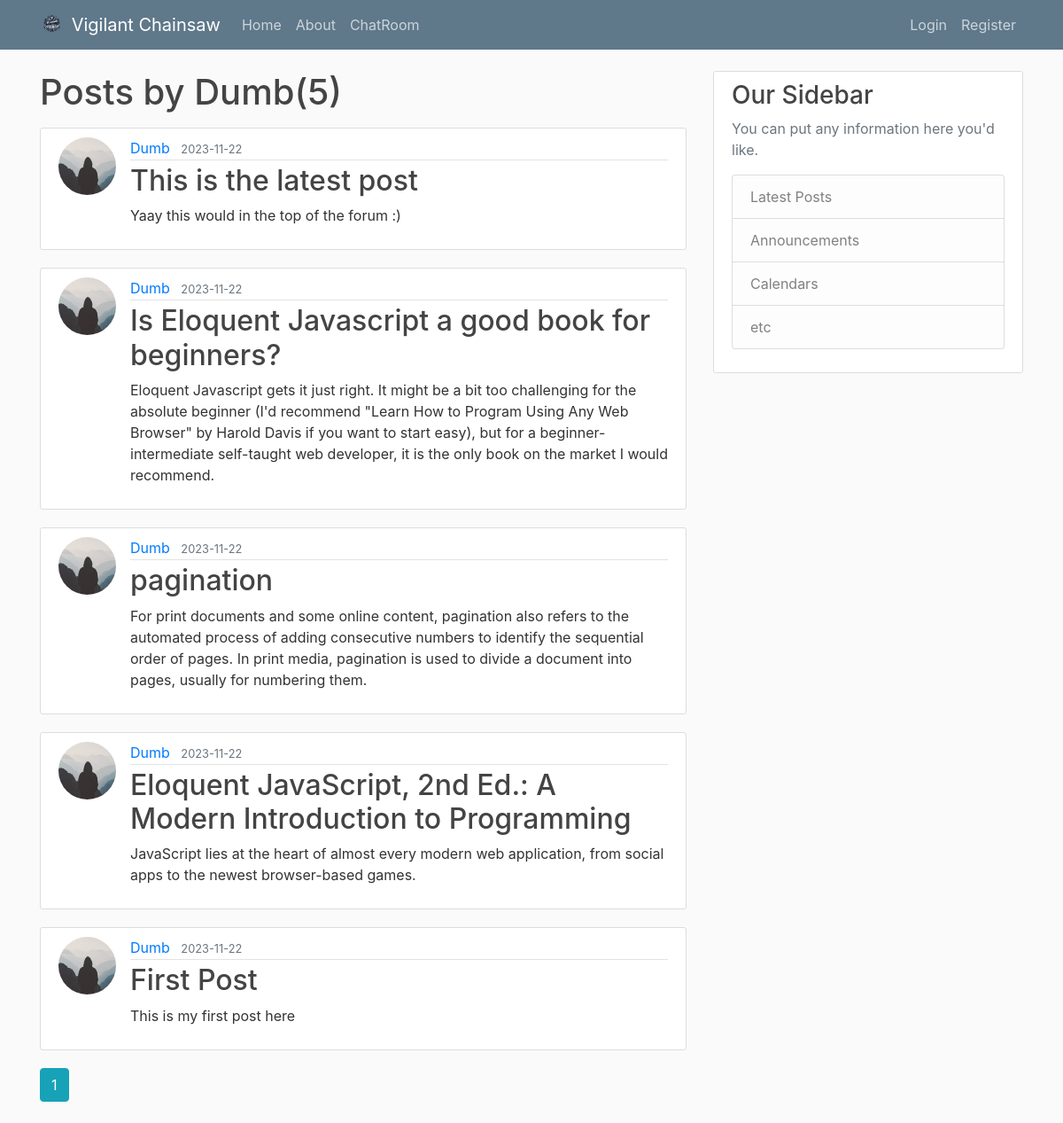
Screenshot of /user/Dumb with the database file from the repository.
### flaskblog/models.py (models this page shows, shortened)
class User(db.Model, UserMixin):
    id = db.Column(db.Integer, primary_key=True)
    username = db.Column(db.String(20), unique=True, nullable=False)
    email = db.Column(db.String(120), unique=True, nullable=False)
    image_file = db.Column(db.String(20), nullable=False, default='default.jpg')
    password = db.Column(db.String(60), nullable=False)
    posts = db.relationship('Post', backref='author', lazy=True)

class Post(db.Model):
    id = db.Column(db.Integer, primary_key=True)
    title = db.Column(db.String(100), nullable=False)
    date_posted = db.Column(db.DateTime, nullable=False, default=datetime.utcnow)
    content = db.Column(db.Text, nullable=False)
    user_id = db.Column(db.Integer, db.ForeignKey('user.id'), nullable=False)

### flaskblog/users/routes.py (the view)
@users.route("/user/<string:username>")
def user_post(username):
    page=request.args.get('page',1,type=int)
    user=User.query.filter_by(username=username).first_or_404()
    posts=Post.query.filter_by(author=user)\
        .order_by(Post.date_posted.desc())\
        .paginate(page=page,per_page=5)
    return render_template('user_post.html',posts=posts,user=user)

### flaskblog/templates/user_post.html
{% extends "layout.html" %}
{% block content %}
    <h1 class="mb-3">Posts by {{user.username}}({{posts.total}})</h1>
    {% for post in posts.items %}
        <article class="media content-section">
          <img class="rounded-circle article-img" src="{{url_for('static',filename='profile-pics/'+post.author.image_file)}}">
          <div class="media-body">
            <div class="article-metadata">
              <a class="mr-2" href="{{url_for('user_post',username=post.author.username)}}">{{ post.author.username }}</a>
              <small class="text-muted">{{ post.date_posted.strftime('%Y-%m-%d') }}</small>
            </div>
            <h2><a class="article-title" href="{{url_for('post',post_id=post.id)}}">{{ post.title }}</a></h2>
            <p class="article-content">{{ post.content }}</p>
          </div>
        </article>
    {% endfor %}
    {% for page_num in posts.iter_pages(left_edge=1,left_current=1,right_current=2) %}
      {%if page_num%}
        {%if posts.page==page_num%}
          <a class='btn btn-info mb-4' href="{{url_for('user_post',username=user.username,page=page_num)}}">{{page_num}}</a>
        {%else%}
          <a class='btn btn-outline-info mb-4' href="{{url_for('user_post',username=user.username,page=page_num)}}">{{page_num}}</a>
        {%endif%}
      {%else%}
      ...
      {%endif%}
    {%endfor%}
{% endblock content %}

### flaskblog/templates/layout.html (shortened to what this page needs)
<!DOCTYPE html>
<html>
<head>
    <link rel="stylesheet" href="https://maxcdn.bootstrapcdn.com/bootstrap/4.0.0/css/bootstrap.min.css">
    <link rel="stylesheet" type="text/css" href="{{ url_for('static', filename='main.css') }}">
</head>
<body>
    <header class="site-header">
      <nav class="navbar navbar-expand-md navbar-dark bg-steel fixed-top">
        <div class="container">
          <div class="collapse navbar-collapse" id="navbarToggle">
            <a class="navbar-brand" href="{{url_for('main.home')}}">
              <img src="{{url_for('static',filename='logo.png')}}" width="30" height="30" class="d-inline-block align-top" alt="">
              Vigilant Chainsaw
            </a>
            <div class="navbar-nav mr-auto">
              <a class="nav-item nav-link" href="{{ url_for('main.home') }}">Home</a>
              <a class="nav-item nav-link" href="{{ url_for('main.about') }}">About</a>
              <a class="nav-item nav-link" href="{{ url_for('chat.index') }}">ChatRoom</a>
            </div>
            <div class="navbar-nav">
              {% if current_user.is_authenticated %}
                <a class="nav-item nav-link" href="{{ url_for('posts.new_post') }}">New Post</a>
                <a class="nav-item nav-link" href="{{ url_for('users.account') }}">Account</a>
                <a class="nav-item nav-link" href="{{ url_for('users.logout') }}">Logout</a>
              {% else %}
                <a class="nav-item nav-link" href="{{ url_for('users.login') }}">Login</a>
                <a class="nav-item nav-link" href="{{ url_for('users.register') }}">Register</a>
              {% endif %}
            </div>
          </div>
        </div>
      </nav>
    </header>
    <main role="main" class="container">
      <div class="row">
        <div class="col-md-8">
          {% block content %}{% endblock %}
        </div>
        <div class="col-md-4">
          <div class="content-section">
            <h3>Our Sidebar</h3>
            <p class='text-muted'>You can put any information here you'd like.
              <ul class="list-group">
                <li class="list-group-item list-group-item-light">Latest Posts</li>
                <li class="list-group-item list-group-item-light">Announcements</li>
                <li class="list-group-item list-group-item-light">Calendars</li>
                <li class="list-group-item list-group-item-light">etc</li>
              </ul>
            </p>
          </div>
        </div>
      </div>
    </main>
</body>
</html>

### flaskblog/static/main.css (style rules this page uses)
body { background: #fafafa; color: #333333; margin-top: 5rem; }
h1, h2, h3, h4, h5, h6 { color: #444444; }
.bg-steel { background-color: #5f788a; }
.site-header .navbar-nav .nav-link { color: #cbd5db; }
.content-section { background: #ffffff; padding: 10px 20px; border: 1px solid #dddddd; border-radius: 3px; margin-bottom: 20px; }
.article-title { color: #444444; }
.article-content { white-space: pre-line; }
.article-img { height: 65px; width: 65px; margin-right: 16px; }
.article-metadata { padding-bottom: 1px; margin-bottom: 4px; border-bottom: 1px solid #e3e3e3 }

### rows the page displays
User: username "Dumb"
Post: image_file (placeholder picture), author.username "Dumb", date_posted "2023-11-22", title "This is the latest post", content "Yaay this would in the top of the forum :)"
Post: image_file (placeholder picture), author.username "Dumb", date_posted "2023-11-22", title "Is Eloquent Javascript a good book for beginners?", content "Eloquent Javascript gets it just right. It might be a bit too challenging for the absolute beginner (I'd recommend \"Learn How to Program Using Any Web Browser\" by Harold Davis if you want to start easy), but for a beginner-intermediate self-taught web developer, it is the only book on the market I would recommend."
Post: image_file (placeholder picture), author.username "Dumb", date_posted "2023-11-22", title "pagination", content "For print documents and some online content, pagination also refers to the automated process of adding consecutive numbers to identify the sequential order of pages. In print media, pagination is used to divide a document into pages, usually for numbering them."
Post: image_file (placeholder picture), author.username "Dumb", date_posted "2023-11-22", title "Eloquent JavaScript, 2nd Ed.: A Modern Introduction to Programming", content "JavaScript lies at the heart of almost every modern web application, from social apps to the newest browser-based games."
Post: image_file (placeholder picture), author.username "Dumb", date_posted "2023-11-22", title "First Post", content "This is my first post here"

### other values shown
{{ posts.total }} "5"
{{ page_num }} "1"
